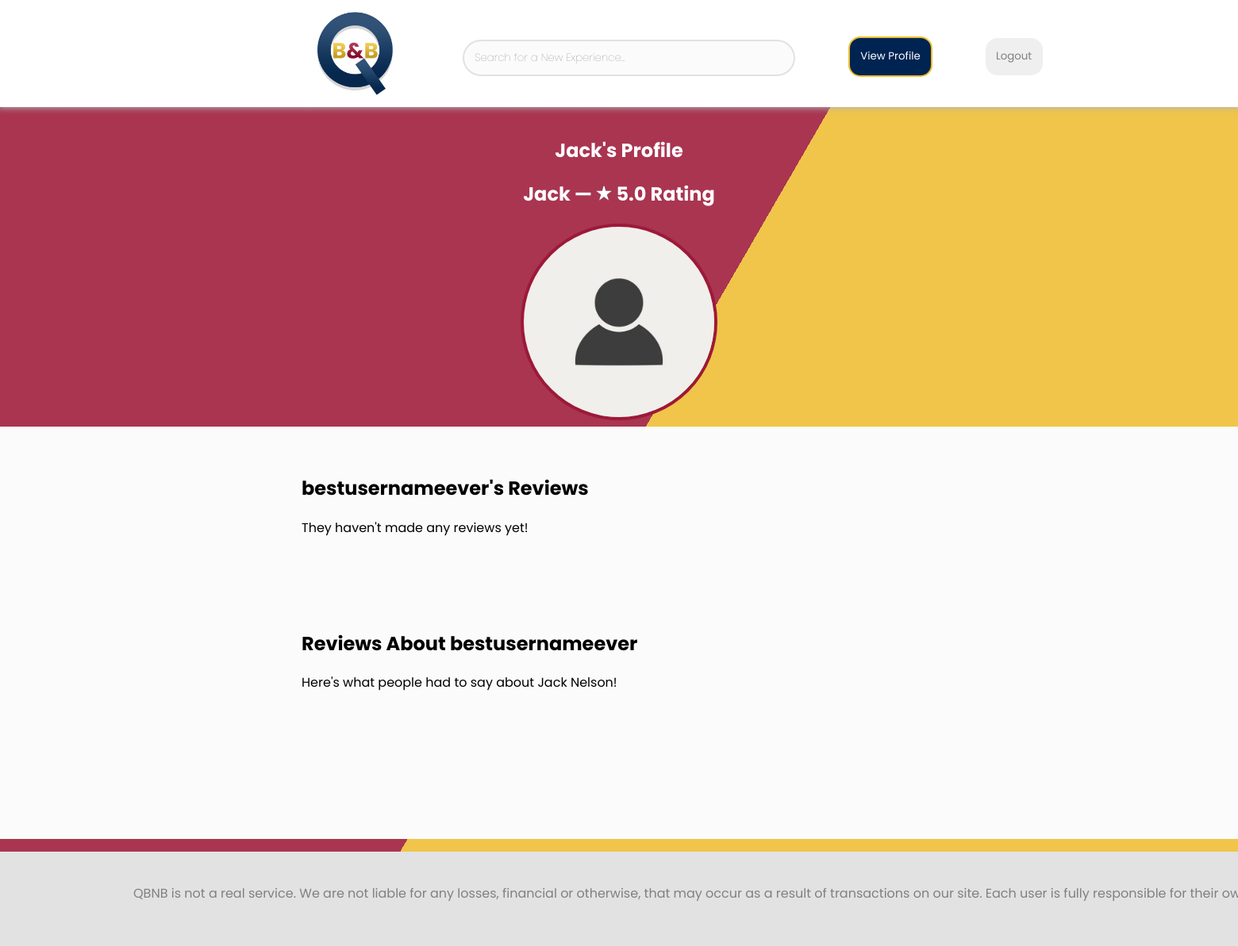
Page /profile/3 (signed in) on the committed database.
### qbnb/models.py (models this page shows, shortened)
class User(UserMixin, db.Model):
    __tablename__ = 'users'
    id = db.Column(db.Integer,
                   primary_key=True,
                   autoincrement=True,
                   unique=True)
    username = db.Column(db.String(80),
                         unique=True,
                         nullable=False)
    email = db.Column(db.String(120),
                      unique=True,
                      nullable=False)
    password = db.Column(db.String(120),
                         unique=False,
                         nullable=False)
    rating = db.Column(db.String(120),
                       unique=False,
                       nullable=False)
    propertyReview = db.Column(db.String(120),
                               unique=False,
                               nullable=True)
    userReview = db.Column(db.String(120),
                           unique=False,
                           nullable=True)
    balance = db.Column(db.Float,
                        nullable=False)
    billingAddress = db.Column(db.String(120),
                               unique=False,
                               nullable=False)
    postalCode = db.Column(db.String(6),
                           unique=False,
                           nullable=False)
    firstName = db.Column(db.String(15),
                          unique=False,
                          nullable=False)
    surname = db.Column(db.String(20),
                        unique=False,
                        nullable=False)
    authenticated = db.Column(db.Boolean,
                              default=False)

### qbnb/__main__.py (the view)
@app.route('/profile/<int:id>', methods=['GET', 'POST'])
@login_required
def profile(id):
    if request.method == 'GET':
        user = db.session.query(User).get(id)
        if str(current_user.get_id()) == str(id):
            idPass = True
            pickedGreeting = random.choice(greetings)
        else:
            idPass = False
            pickedGreeting = ""
        userData = {
            "username": user.username,
            "email": user.email,
            "billingAddress": user.billingAddress,
            "postalCode": user.postalCode,
            "firstName": user.firstName,
            "surname": user.surname,
            "rating": user.rating,
            "propertyReviews": ['Hello'],  # CHANGE
            "userReviews": user.userReview,
            "balance": user.balance
        }  # Get user information from DB
        print(userData)
        userInfo = get_info()  # Check if user is signed in
        return render_template('profile.html',
                               userData=userData,
                               greeting=pickedGreeting,
                               userInformation=userInfo[0],
                               user=userInfo[1],
                               idPass=idPass)

### qbnb/__main__.py (called while the page is built)
@login_manager.user_loader
def load_user(id):
    return db.session.query(User).get(id)

def get_info():
    user = db.session.query(User).get(current_user.get_id())
    if user is None:
        return [None, False]
    else:
        return [user, True]

### qbnb/templates/profile.html (shortened to what this page needs)
{% extends 'base.html' %}
{% block body %}
<div class="main-container-profiles">
        {% if userData %}
            <div class="profile-container">
                <div class="core-profile">
                    <div class="user-greeting">
                        {% if idPass %}
                            <h2 style="color:white">{{ greeting }}, {{ userData.firstName }}</h2>
                        {% else %}
                            <h2 style="color:white">{{ userData.firstName }}'s Profile</h2>
                        {% endif %}
                    </div>
                    <div class="profile-main">
                        <h2 style="text-align:center;color:white">{{ userData.firstName }} — <img class="rating-img"  src="{{url_for('static', filename='rating.png')}}"> {{ userData.rating }} Rating</h2>
                        <div class="pfp-container">
                            <img class="profile-picture" src="{{url_for('static', filename='pfp_placeholder.jpeg')}}">
                        </div>
                </div>
                {% if idPass %}
                <div class="profile-quick-container">
                    <div class="profile-changables-container" style="text-align:left">
                        <div class="reviews-container">
                            <h2>Your Balance</h2>
                            Current Balance: ${{ userData.balance }}
                            <div class="profile-header">
                                <p>Add To Your Balance?</p>
                                <button class="standard-button" style="justify-self:center;">Add Balance</button>
                            </div>
                        </div>
                        <hr class="short-hr">
                        {% if userData.propertyReviews %}
                            <div class="reviews-container">
                                <h2>Your Reviews</h2>
                                    <p>You haven't made any reviews yet!</p>
                            </div>
                        {% else %}
                            <div class="reviews-container">
                                <h2>Your Reviews</h2>
                                    <p>Not coded yet.</p>
                            </div>
                        {% endif %}
                        {% if userData.userReviews %}
                            <div class="reviews-container">
                                <h2>Reviews About You</h2>
                                    <p>Here's what people had to say about you!</p>
                            </div>
                            <hr>
                        {% else %}
                            <div class="reviews-container">
                                <h2>Reviews About You</h2>
                                    <p>Nobody has reviewed you yet. Put yourself out there!</p>
                            </div>
                            <hr>
                        {% endif %}
                    </div>
                    </div>
                </div>
                <div class="changables-container">
                    <div class="profile-header">
                        <h1>Your Changable Information</h1>
                        <p>This is your on-file information that can be changed.</p>
                    </div>
                    <hr>
                    <div class="profile-changables-container">
                        <h2 class="profile-head"><b>Display Name: </b>{{ userData.username }}</h2>
                        <h2 class="profile-head"><b>Email: </b>{{ userData.email }}</h2>
                        <h2 class="profile-head"><b>Address: </b>{{ userData.billingAddress }}</h2>
                        <h2 class="profile-head"><b>Postal Code: </b>{{ userData.postalCode }}</h2>
                    </div>
                    <div class="profile-header">
                        <p>Edit Your Information?</p>
                        <a href="/update/{{ userInformation.id }}"><button class="standard-button">Edit</button></a>
                    </div>
                </div>
            </div>
                {% else %}
                <div class="profile-quick-container">
                    <div class="profile-changables-container" style="text-align:left">
                        {% if userData.propertyReviews %}
                            <div class="reviews-container">
                                <h2>{{ userData.username}}'s Reviews</h2>
                                    <p>They haven't made any reviews yet!</p>
                            </div>
                        {% else %}
                            <div class="reviews-container">
                                <h2>{{ userData.username}}'s Reviews</h2>
                                    <p>Not coded yet.</p>
                            </div>
                        {% endif %}
                        {% if userData.userReviews %}
                            <div class="reviews-container">
                                <h2>Reviews About {{ userData.username}}</h2>
                                    <p>Here's what people had to say about {{ userData.firstName}} {{userData.surname}}!</p>
                            </div>
                        {% else %}
                            <div class="reviews-container">
                                <h2>Reviews About {{ userData.username}}</h2>
                                    <p>Nobody has reviewed {{ userData.username}} yet. Check back later, or be the first!</p>
                            </div>
                        {% endif %}
                    </div>
                    </div>
                {% endif %}
            </div>
            </div>
        {% else %}
            <h2>
                There was an error. Please return to the homepage.
                If the issue persists, please contact support.
            </h2>
        {% endif %}
</div>
{% endblock %}

### qbnb/static/styles.css (style rules this page uses)
body { font-family: 'Poppins', sans-serif; font-weight: normal; }
.main-container-profiles { display: flex; justify-content: center; flex-grow: 1 1 200px; }
.core-profile { background-color: rgba(255, 255, 255, 0); }
.user-greeting { text-align: center; }
.profile-main { min-width: 50em; }
.profile-container { display: flex; flex-direction: column; margin: 0.5vh 1em 0.5vh 1em; }
.profile-quick-container { text-align: center; background-color: #FBFBFB; margin: 0 -25em 0 -25em; padding: 0 25em 0 25em; min-height: 65vh; }
.reviews-container { padding-top: 5vh; padding-bottom: 5vh; }
.rating-img { width: 20px; }
.profile-picture { width: 15em; border-width: 2px; border-radius: 100%; object-fit: cover; border: solid 4px rgb(157,25,57); }
.pfp-container { display: flex; justify-content: center; padding-bottom: 1vh; }

### rows in the picture
User: firstName "Jack", rating "5.0", username "bestusernameever", surname "Nelson"
